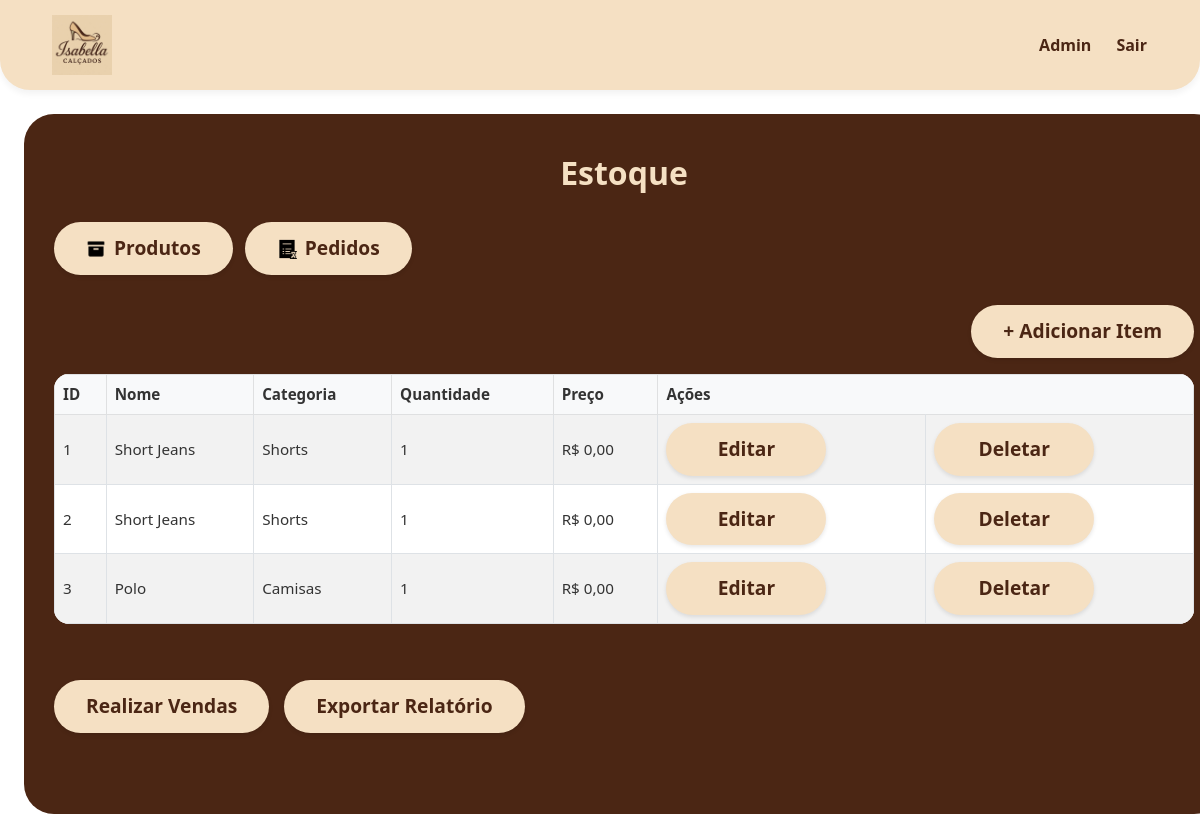
/dashboard/ (signed in), run on an earlier commit of the app's database.
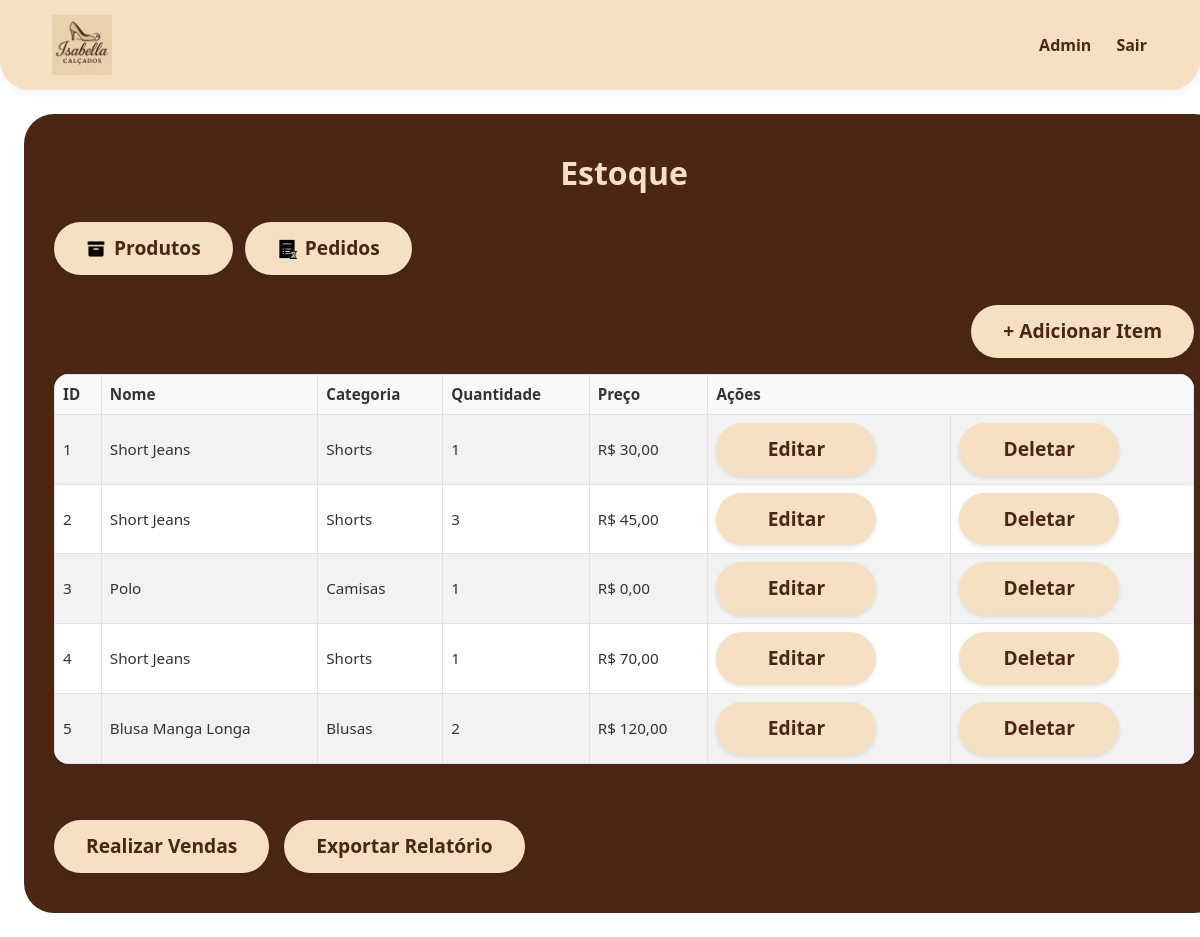
And on a later commit of the database.
### inventory/models.py (models this page shows, shortened)
class ItemInventario(models.Model):
    nome = models.CharField(max_length=200)
    categoria = models.ForeignKey('Categoria', on_delete=models.SET_NULL, blank=True, null=True)
    quantidade = models.IntegerField()
    preco = models.DecimalField(max_digits=10, decimal_places=2, default=0.00)
    data_criacao = models.DateTimeField(auto_now_add=True)
    user = models.ForeignKey(User, on_delete=models.CASCADE)

class Categoria(models.Model):
    nome = models.CharField(max_length=200)
    class Meta:
        verbose_name_plural = 'categorias'

### inventory/views.py (the view)
# urls.py: path('dashboard/', Dashboard.as_view(), name='dashboard'),
class Dashboard(LoginRequiredMixin, View):
	def get(self, request):
		items = ItemInventario.objects.filter(user=self.request.user.id).order_by('id')
		return render(request, 'inventory/dashboard.html', {'items': items})

### inventory/templates/inventory/dashboard.html (shortened to what this page needs)
{% extends 'inventory/base.html' %}
{% load static %}
{% block content %}
<div class="dashboard-container dashboard-box">
    <h2 class="titulo-pagina">Estoque</h2>
    <div class="menu-dashboard">
        <a href="/admin/" class="btn-bege d-flex align-items-center gap-2">
            <img src="{% static 'icon/iconproduto.png' %}" alt="Produtos" style="height: 20px;"> Produtos
        </a>
        <a href="{% url 'pagina_pedidos' %}" class="btn-bege d-flex align-items-center gap-2">
            <img src="{% static 'icon/pedidos.png' %}" alt="Pedidos" style="height: 20px;"> Pedidos
        </a>
    </div>
    <div class="d-flex justify-content-end mb-3">
        <a href="{% url 'add-item' %}" class="btn-bege">+ Adicionar Item</a>
    </div>
    <div class="table-responsive">
        <table class="table dashboard-table table-striped table-bordered">
            <thead class="table-light">
                <tr>
                    <th>ID</th>
                    <th>Nome</th>
                    <th>Categoria</th>
                    <th>Quantidade</th>
                    <th>Preço</th>
                    <th colspan="2">Ações</th>
                </tr>
            </thead>
            <tbody>
                {% if items %}
                    {% for item in items %}
                    <tr>
                        <td>{{ item.id }}</td>
                        <td>{{ item.nome }}</td>
                        <td>{{ item.categoria.nome }}</td>
                        <td>{{ item.quantidade }}</td>
                        <td>R$ {{ item.preco }}</td>
                        <td><a href="{% url 'edit-item' item.id %}" class="btn btn-sm btn-bege">Editar</a></td>
                        <td><a href="{% url 'delete-item' item.id %}" class="btn btn-sm btn-bege">Deletar</a></td>
                    </tr>
                    {% endfor %}
                {% else %}
                <tr>
                    <td colspan="7" class="text-center">Nenhum item encontrado.</td>
                </tr>
                {% endif %}
            </tbody>
        </table>
    </div>
    <div class="bottom-buttons">
        <a href="{% url 'realizar_venda' %}" class="btn-bege">Realizar Vendas</a>
        <a href="{% url 'relatorio_semanal' %}" class="btn-bege">Exportar Relatório</a>
    </div>
</div>
{% endblock %}

### inventory/templates/inventory/base.html (shortened to what this page needs)
{% load static %}
<!DOCTYPE html>
<html lang="pt-br">
<head>
    <link href="https://cdn.jsdelivr.net/npm/bootstrap@5.3.0/dist/css/bootstrap.min.css" rel="stylesheet">
    <link rel="stylesheet" href="{% static 'css/estilo.css' %}">
</head>
<body>
    <div class="navbar-container">
        <div class="container-fluid d-flex justify-content-between align-items-center">
            <a class="navbar-brand" href="{% url 'index' %}">
                <img src="{% static 'image/logoisabella.jpeg' %}" alt="Logo Isabella" class="logo-topo">
            </a>
            {% if not request.path == '/' %}
            <div class="d-flex align-items-center gap-4">
                {% if user.is_authenticated %}
                    <a href="/admin/" class="link-topo">Admin</a>
                    <form method="post" action="{% url 'logout' %}" class="m-0">
                        <button class="link-topo btn btn-link p-0">Sair</button>
                    </form>
                {% else %}
                    <a href="{% url 'login' %}" class="link-topo">Entrar</a>
                    <a href="{% url 'signup' %}" class="link-topo">Cadastro</a>
                {% endif %}
            </div>
            {% endif %}
        </div>
    </div>
    <main class="container-fluid p-4">
        {% block content %}
        {% endblock %}
    </main>
</body>
</html>

### inventory/static/css/estilo.css (style rules this page uses)
body { margin: 0; padding: 0; box-sizing: border-box; }
.logo-topo { height: 60px; }
.link-topo { font-weight: 600; color: #4B2614; text-decoration: none; }
.dashboard-container { background-color: #4B2614; color: white; padding: 40px 30px; min-height: calc(100vh - 100px); width: 100vw; box-sizing: border-box; }
.dashboard-box { border-radius: 30px; }
.titulo-pagina { text-align: center; color: #F5E0C3; font-size: 2rem; font-weight: bold; margin-bottom: 30px; }
.menu-dashboard { display: flex; flex-wrap: wrap; gap: 12px; margin-bottom: 30px; }
.dashboard-table { background-color: white; border-radius: 15px; overflow: hidden; width: 100%; }
.dashboard-table th, .dashboard-table td { vertical-align: middle; color: #333; font-size: 0.95rem; }
.btn-bege { background-color: #F5E0C3; color: #4B2614; border: none; border-radius: 30px; padding: 10px 24px; font-weight: bold; text-decoration: none; display: inline-block; font-size: 1rem; transition: 0.3s; }
.bottom-buttons { display: flex; flex-wrap: wrap; gap: 15px; margin-top: 40px; }
.navbar-container { width: 100%; background-color: #F5E0C3; border-bottom-left-radius: 30px; border-bottom-right-radius: 30px; padding: 15px 40px; box-shadow: 0 4px 6px rgba(0,0,0,0.05); }
.link-topo { font-weight: 600; color: #4B2614; text-decoration: none; font-size: 1rem; }
.btn-bege { background-color: #F5E0C3; color: #4B2614; border: none; border-radius: 30px; padding: 12px 32px; font-size: 1.2rem; font-weight: bold; text-decoration: none; min-width: 160px; text-align: center; transition: all 0.2s ease-in-out; box-shadow: 0 2px 4px rgba(0,0,0,0.1); }

What changed in the data, as far as the page shows it:
changed ItemInventario id 1: preco "0,00" → "30,00"
changed ItemInventario id 2: quantidade "1" → "3"; preco "0,00" → "45,00"
added ItemInventario: id "4", nome "Short Jeans", categoria.nome "Shorts", quantidade "1", preco "70,00"
added ItemInventario: id "5", nome "Blusa Manga Longa", categoria.nome "Blusas", quantidade "2", preco "120,00"
